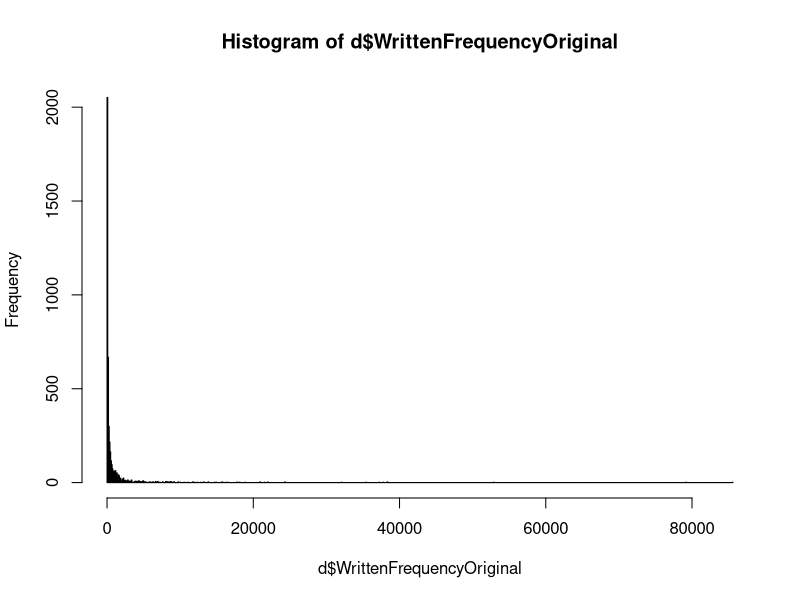
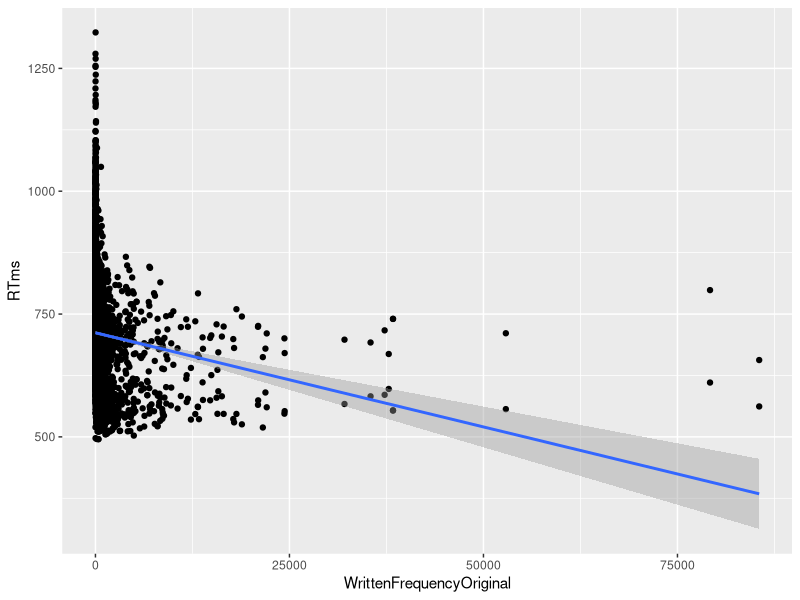
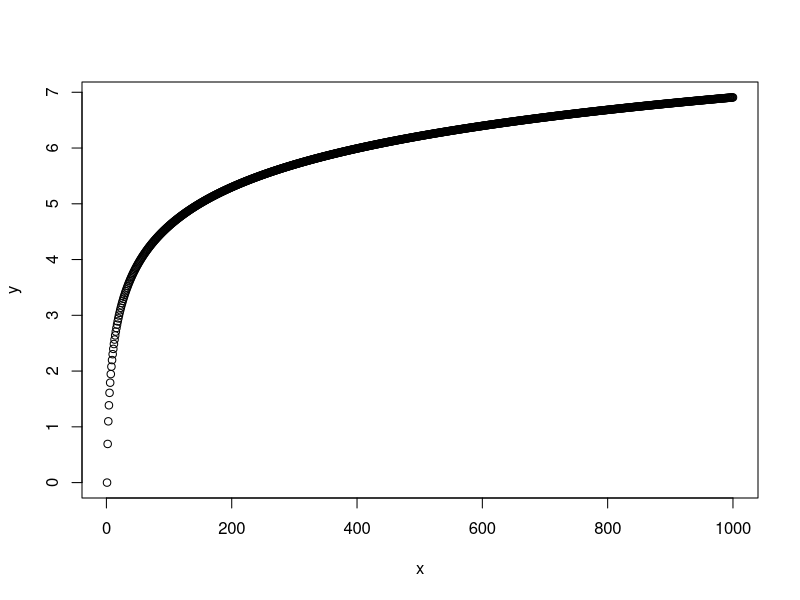
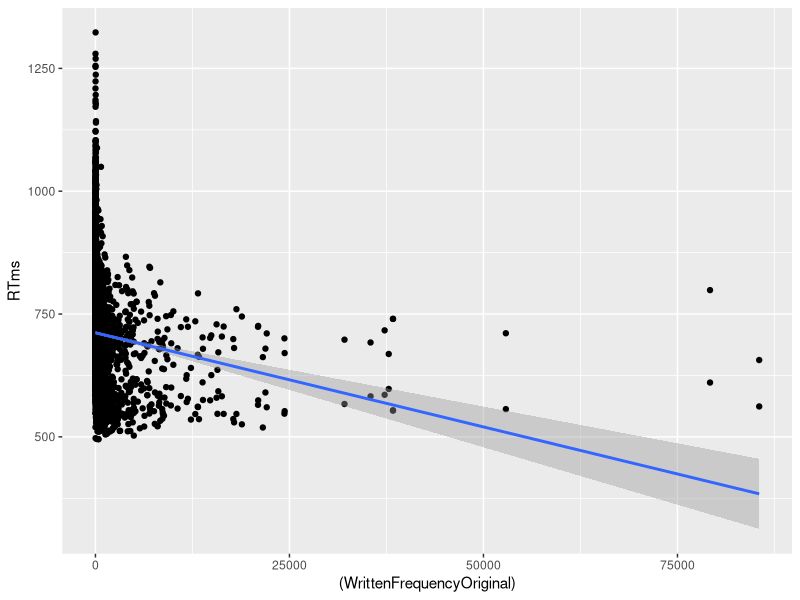
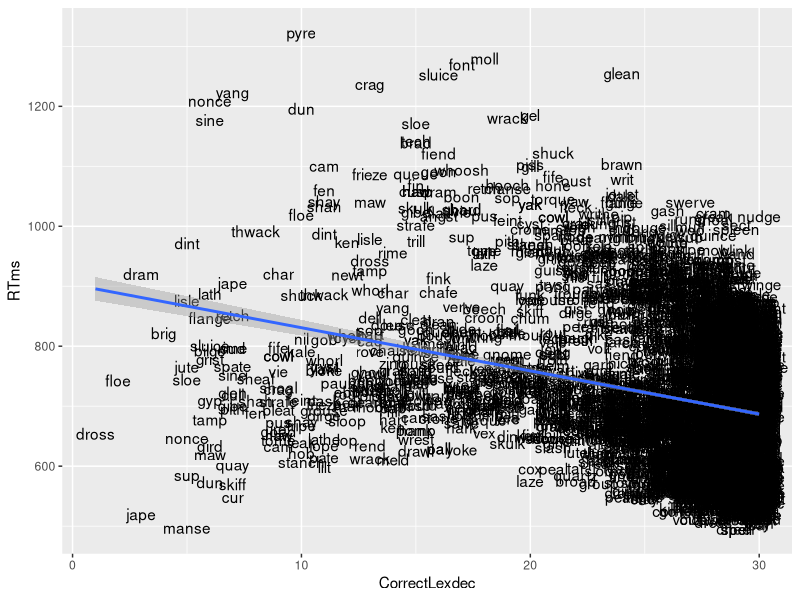
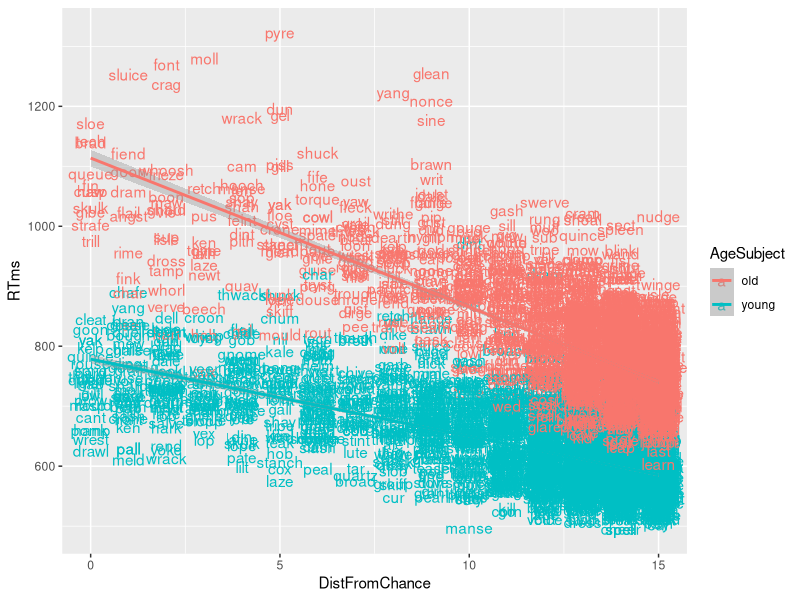
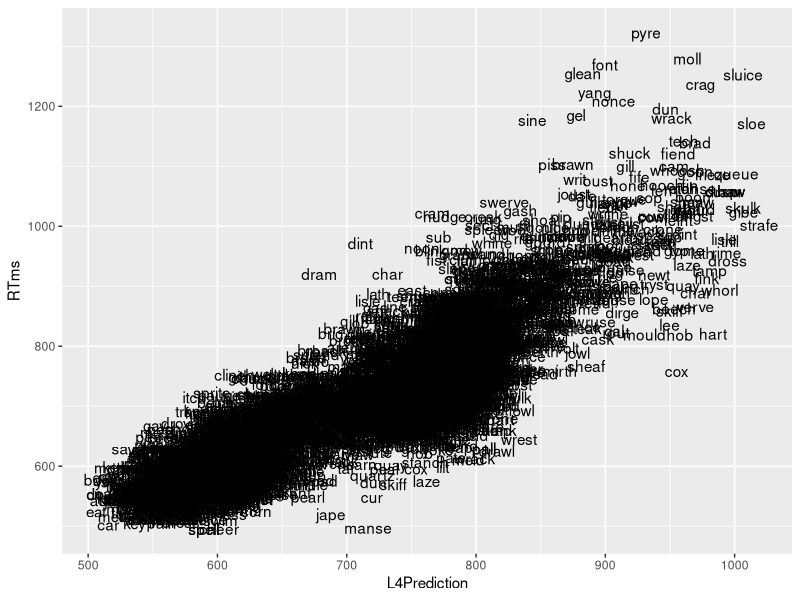
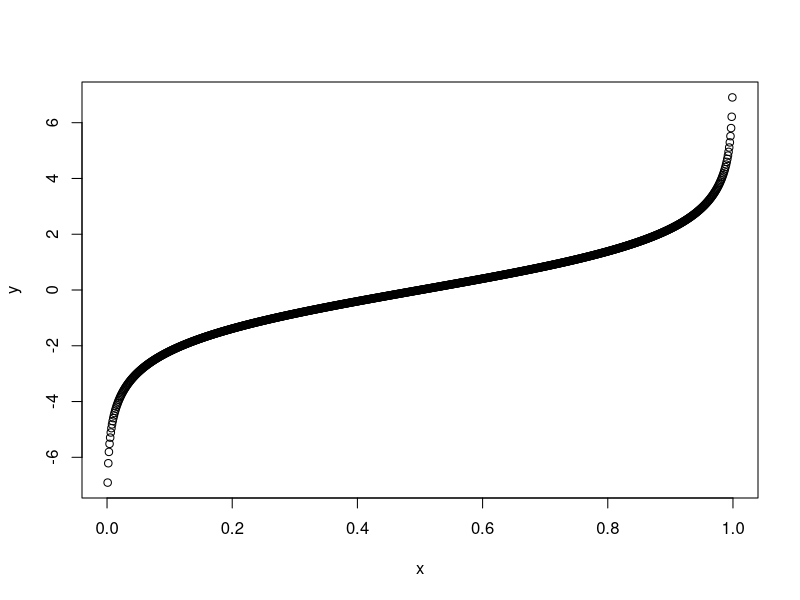

These charts were generated, in order, by the following R code:
## ---- chunk 1
knitr::opts_chunk$set(echo = TRUE)
## ---- chunk 2
library(tidyverse)
d = read_csv("english.csv")
d$RTms = exp(d$RTlexdec)
d$WrittenFrequencyOriginal = exp(d$WrittenFrequency)

hist(d$WrittenFrequencyOriginal, breaks=1000)

ggplot(d, aes(x=WrittenFrequencyOriginal, y=RTms)) + 
  geom_point() +
  geom_smooth(method=lm)
## ---- chunk 3
log2(8)
# 2 * 2 = 4
# 2 * 2 * 2 = 8
x = seq(1, 1000)
y = log(x)
plot(x, y)

ggplot(d, aes(x=(WrittenFrequencyOriginal), y=RTms)) + 
  geom_point() +
  geom_smooth(method=lm)


l.0 = lm(RTms ~ WrittenFrequencyOriginal, data=d)
l.1 = lm(RTms ~ WrittenFrequency, data=d)

summary(l.0)
summary(l.1)
# log10
# log2
# log e

d$DistFromChance = abs(d$CorrectLexdec - 15)
ggplot(d, aes(x=CorrectLexdec, y=RTms, label=Word)) + 
  geom_text() + geom_smooth(method=lm)

ggplot(d, aes(x=DistFromChance, y=RTms, label=Word, colour=AgeSubject)) + 
  geom_text() + geom_smooth(method=lm)
## ---- chunk 4
l1 = lm(data=d, RTms ~ Familiarity)
l2 = lm(data=d, RTms ~ Familiarity + LengthInLetters) 
summary(l2)
# familiarity = 4
# 3 letter word
870.286 + (4 * -44.208) + (3 * 1.298) 

l3 = lm(data=d, RTms ~ Familiarity + AgeSubject)
# AgeSubject: old/young
# prediction for Familiarity of 4 and AgeSubject == young
# young == 1, old == 0
954.7980 +  (4 * -44.286) + (1 * -157.1567)
954.7980 +  (4 * -44.286) 


l4 = lm(data=d, RTms ~ Familiarity + AgeSubject + LengthInLetters + DistFromChance) 

anova(l1, l2)
anova(l1, l3)

d$L4Prediction = predict(l4)
ggplot(d, aes(x=L4Prediction, y=RTms, label=Word)) + geom_text()

# make a prediction using l3
## ---- chunk 5
d$AgeBinary = (d$AgeSubject == "young")
summary(glm(data=d,
           family="binomial",
           AgeBinary ~ WrittenFrequency))

summary(glm(data=d,
           family="binomial",
           AgeBinary ~ RTms))

# model prediction for when RTms is 600
19.366 - .0277 * 600

logistic = function(x) {1 / (1 + exp(-x))}
logit = function(p) {log(p/(1-p))}

logistic(19.366 - .0277 * 600) # probability of getting a 1

logistic(19.366 - .0277 * 0) # probability of getting a 1


logit(.9)

x = seq(0, 1, .001)
y = logit(x)

plot(x, y)
plot(y, x)
## ---- chunk 6
d$Familiarity.Z = (d$Familiarity - mean(d$Familiarity))/sd(d$Familiarity)
d$RTms.Z = (d$RTms - mean(d$RTms))/sd(d$RTms)

hist(d$RTms.Z)
summary(lm(data=d, RTms.Z ~ Familiarity.Z))
cor(d$Familiarity.Z, d$RTms.Z)


